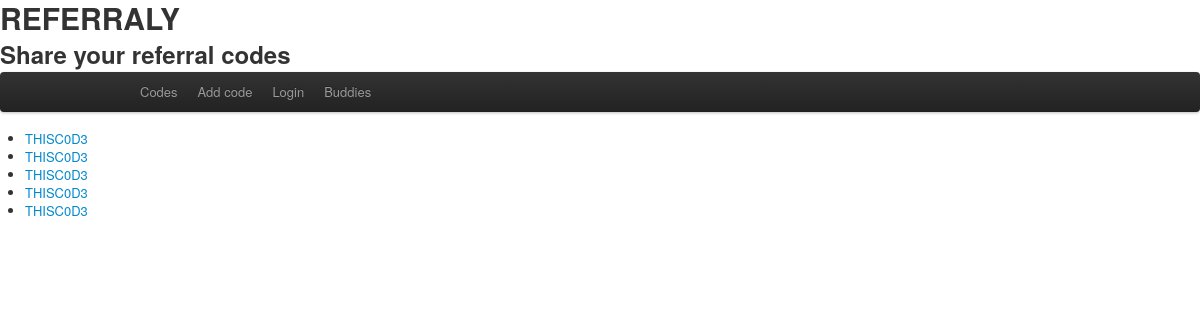
Page /main_wallet (signed in) on the earlier database version.
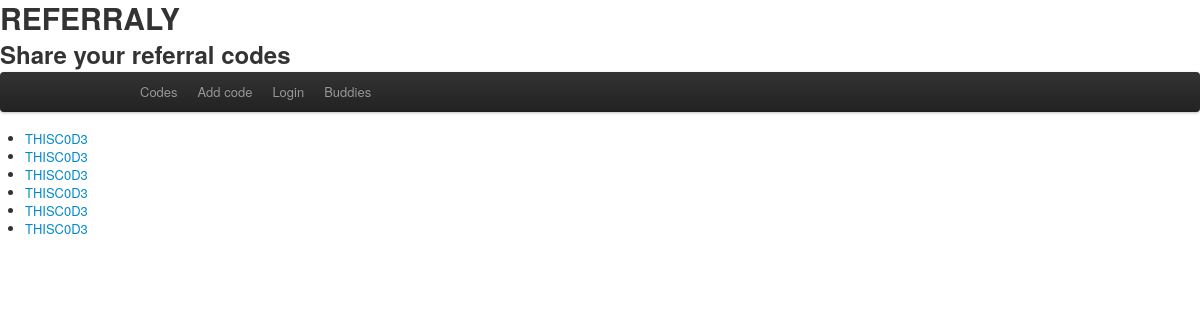
Same page on the later database version.
### model.py (models this page shows)
class Code(Base):
    __tablename__ = "codes"
    id = Column(Integer, primary_key=True)
    referral_code = Column(String(200), nullable=False)
    company_id = Column(Integer, ForeignKey("companies.id"), nullable=False)
    expiry_date = Column(DateTime, default=datetime.datetime(3000, 1, 1))
    user_id = Column(Integer, ForeignKey("users.id"), default=0)
    date_added = Column(DateTime, nullable=False, default=datetime.datetime.today())
    description = Column(String(200), default="No description")
    url = Column(String(200), default="No URL")
    user = relationship("User", backref="codes")
    company = relationship("Company", backref="codes")

### views.py (the view)
@app.route("/main_wallet")
@login_required
def main_wallet():
    user_id = current_user.id
    codes = model.Code.query.filter_by(user_id=user_id).all()
    print codes
    return render_template("codes_list.html", codes=codes)

### views.py (called while the page is built)
@login_manager.user_loader
def load_user(user_id):
    return model.User.query.get(user_id)

### templates/codes_list.html
{% extends "base.html" %}
{% block content %}
  <ul>
  {% for code in codes %}
    <li><a href="/see_details?id={{code.id}}">{{ code.referral_code }}</a></li>
  {% endfor %}
  </ul>
{% endblock %}

### templates/base.html (shortened to what this page needs)
<!DOCTYPE html>
<html>
    <head>
        <link rel="stylesheet" href="/static/css/bootstrap.min.css">
    </head>
    <body>
        <h1>REFERRALY</h1>
        <h2>Share your referral codes</h2>
        <div class="navbar">
            <div class="navbar-inner">
                <div class="container">
                    <ul class="nav">
                        <li><a href="{{url_for("main_wallet")}}">Codes</a></li>
                        <li><a href="#">Add code</a></li>
                        <li><a href="{{url_for("authenticate")}}">Login</a></li>
                        <li><a href="#">Buddies</a><li></ul>
                </div>
            </div>
        </div>
    <div id="content">{% block content %}{% endblock %}</div>
    </body>
</html>

Differences in the rows shown:
added Code: referral_code "THISC0D3"
